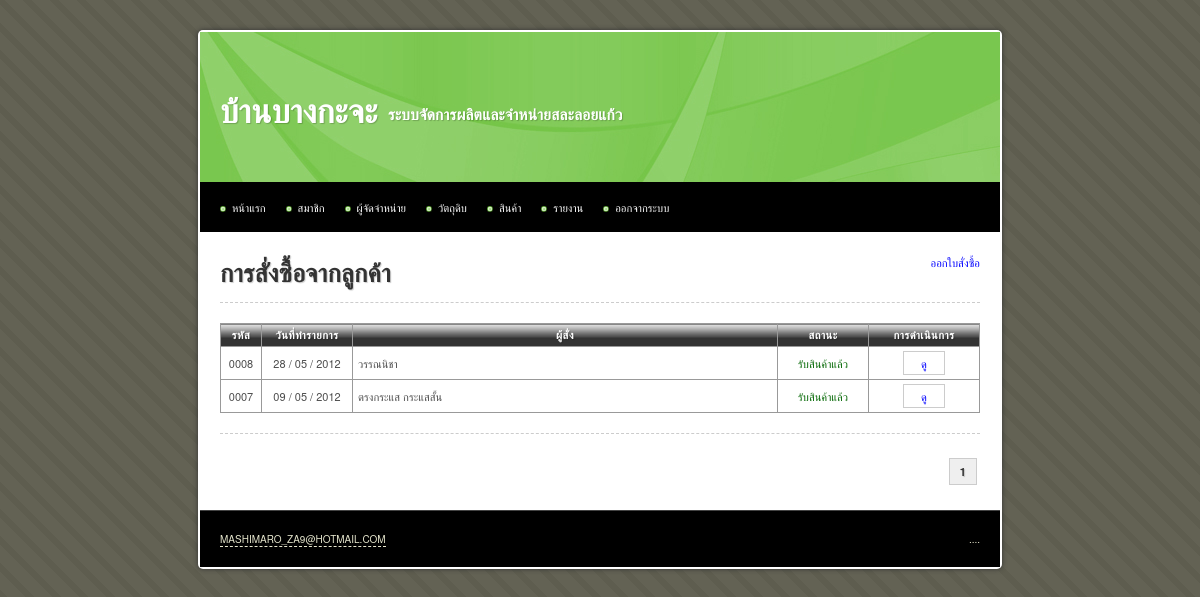
Before: /main/product_order.php (signed in) with the older database file.
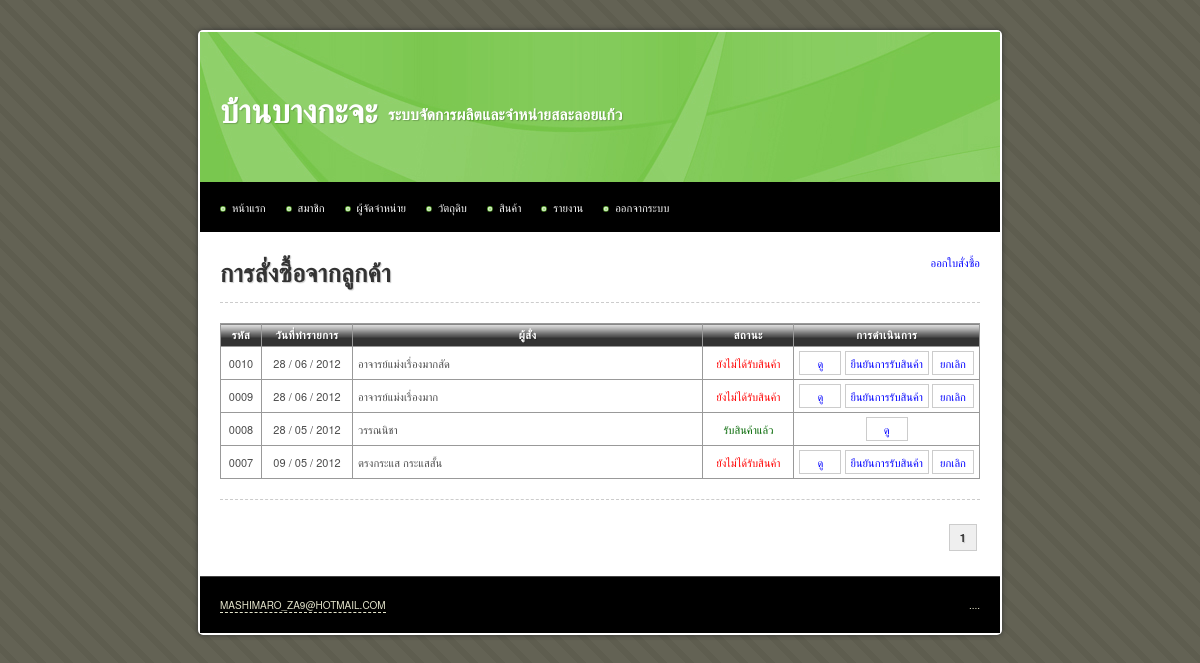
After: the same page with the newer database file.
### tables this page shows
CREATE TABLE IF NOT EXISTS `product_order` (
  `id` int(10) unsigned NOT NULL AUTO_INCREMENT,
  `type` tinyint(1) unsigned NOT NULL DEFAULT '0' COMMENT '0 = สั่งซื้อ, 1 = ขายปลีก',
  `orderer` varchar(255) NOT NULL,
  `tel` varchar(255) DEFAULT NULL,
  `description` text,
  `is_receive` tinyint(1) unsigned NOT NULL DEFAULT '0' COMMENT '0 = ยังไม่ได้รับ, 1 = รับแล้ว',
  `is_produced` tinyint(1) unsigned NOT NULL DEFAULT '0' COMMENT '0 = ยังไม่ได้ผลิต, 1 = ผลิตแล้ว',
  `date_receive` date DEFAULT NULL,
  `date_create` date NOT NULL,
  `date_update` timestamp NOT NULL DEFAULT CURRENT_TIMESTAMP ON UPDATE CURRENT_TIMESTAMP,
  PRIMARY KEY (`id`)
);

### iic_tools/helpers/iic_utilities_helper.php (called while the page is built, shortened)
<?php
function change_date_format($date, $old_separator = "-", $old_format = 'y-m-d', $new_separator = " / ", $new_format = "d-m-y")
{
	@list($_old_format_path1, $_old_format_path2, $_old_format_path3) = explode('-', $old_format);
	@list($_date_path[$_old_format_path1], $_date_path[$_old_format_path2], $_date_path[$_old_format_path3]) = explode($old_separator, $date);
	@list($_new_format_path1, $_new_format_path2, $_new_format_path3) = explode('-', $new_format);
	$_new_date = $_date_path[$_new_format_path1].$new_separator.$_date_path[$_new_format_path2].$new_separator.$_date_path[$_new_format_path3];
	return $_new_date;
}
function zero_fill($length, $data)
{
	while(strlen($data) < $length)
	{
		$data = '0'.$data;
	}
	return $data;
}

### main/product_order.php (the view, shortened to what this page needs)
<?php
$sql		= 'SELECT * FROM product_order';
$query		= mysql_query($sql) or die(mysql_error());
$total_rows = mysql_num_rows($query);
$rows_per_page = 10;
$limit_start = ($_GET['page'] - 1) * $rows_per_page;
$target = 'product_order.php?page=';
?>
<!DOCTYPE html PUBLIC "-//W3C//DTD XHTML 1.0 Transitional//EN" "http://www.w3.org/TR/xhtml1/DTD/xhtml1-transitional.dtd">
<html xmlns="http://www.w3.org/1999/xhtml">
<head>
<?php include("inc.css.php"); ?>
</head>
<body>
<div id="container">
	<?php include("inc.header.php"); ?>
	<div id="content">
		<a href="product_order_create.php" class="float_r">ออกใบสั่งซื้อ</a>
		<h1>การสั่งซื้อจากลูกค้า</h1>
		<hr />
			<table width="100%" border="1" align="center" cellpadding="5" cellspacing="0">
				<thead>
					<tr>
						<th width="30">รหัส</th>
						<th width="80">วันที่ทำรายการ</th>
						<th>ผู้สั่ง</th>
						<th width="80">สถานะ</th>
						<th width="100">การดำเนินการ</th>
					</tr>
				</thead>
				<tbody>
					<?php
					$sql = 'SELECT *
							FROM product_order
							ORDER BY product_order.id DESC
							LIMIT '.$limit_start.', '.$rows_per_page;
					$query = mysql_query($sql) or die(mysql_error());
					$query_rows	= mysql_num_rows($query);
					if($query_rows > 0)
					{
						while($data = mysql_fetch_array($query))
						{
							$status = ($data['is_receive'] == 0) ? '<span class="red">ยังไม่ได้รับสินค้า</span>' : '<span class="green">รับสินค้าแล้ว</span>';
							echo '	<tr>
										<td class="center">'.zero_fill(4, $data['id']).'</td>
										<td class="center">'.change_date_format($data['date_create']).'</td>
										<td>'.$data['orderer'].'</td>
										<td class="center">'.$status.'</td>
										<td class="center nowarp">
											<a class="button" href="product_order_read.php?id='.$data['id'].'">ดู</a> ';
							if(!$data['is_receive'])
							{
								echo '<a class="button" href="product_order_confirm_receive.php?id='.$data['id'].'">ยืนยันการรับสินค้า</a>
									  <a class="button" href="product_order_delete.php?id='.$data['id'].'">ยกเลิก</a>';
							}
							echo '		</td>
									</tr>';
						}
					}
					else
					{
						echo '<tr><td colspan="7" class="center">ไม่มีข้อมูล</td></tr>';
					}
					?>
				</tbody>
			</table>
		<hr />
		<div class="pagination">
			<?php echo get_pagination($total_rows, $target, $_GET['page'], $rows_per_page); ?>
		</div>
	</div>
	<?php include("inc.footer.php"); ?>
</div>
</body>
</html>

### iic_tools/helpers/iic_crud_helper.php (shortened to what this page needs)
<?php
function get_pagination($total_rows, $target, $current_page, $rows_per_page = 10)
{
	$_total_page = ceil($total_rows / $rows_per_page);
	$_pagination = '';
	$_loop = 1;
	while($_loop <= $_total_page)
	{
		if($_loop <= 3 || $_loop > ($_total_page - 3))
		{
			if($_loop == $current_page)
			{
				$_pagination .= '<strong>'.$_loop.'</strong>';
			}
			else
			{
				$_pagination .= '<a href="'.$target.$_loop.'" title="Page '.$_loop.'">&nbsp;'.$_loop.'&nbsp;</a>';
			}
		}
		$_loop++;
	}
	return $_pagination;
}

Changed rows visible on the page:
added product_order: id "0010", date_create "28 / 06 / 2012", orderer "อาจารย์แม่งเรื่องมากสัด", is_receive "ยังไม่ได้รับสินค้า"
added product_order: id "0009", date_create "28 / 06 / 2012", orderer "อาจารย์แม่งเรื่องมาก", is_receive "ยังไม่ได้รับสินค้า"
changed product_order "ตรงกระแส กระแสสั้น": is_receive "รับสินค้าแล้ว" → "ยังไม่ได้รับสินค้า ยืนยันการรับสินค้า ยกเลิก"
